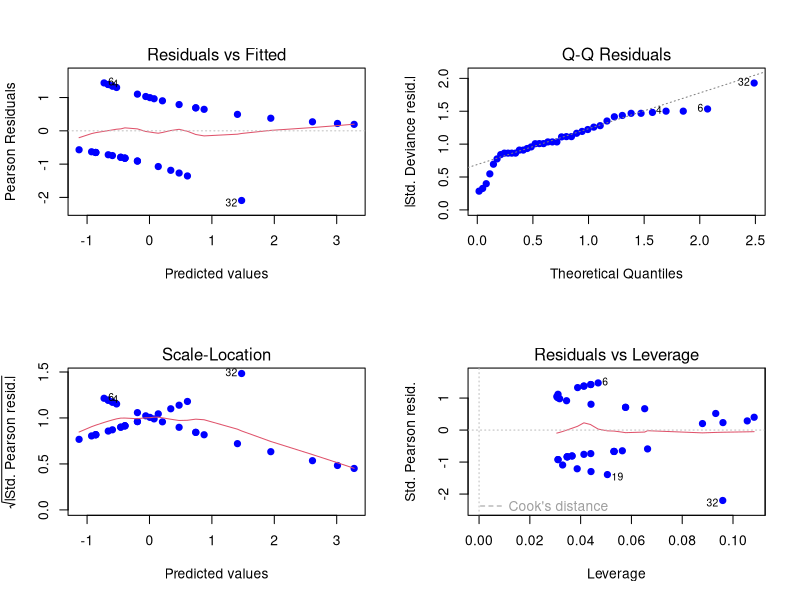
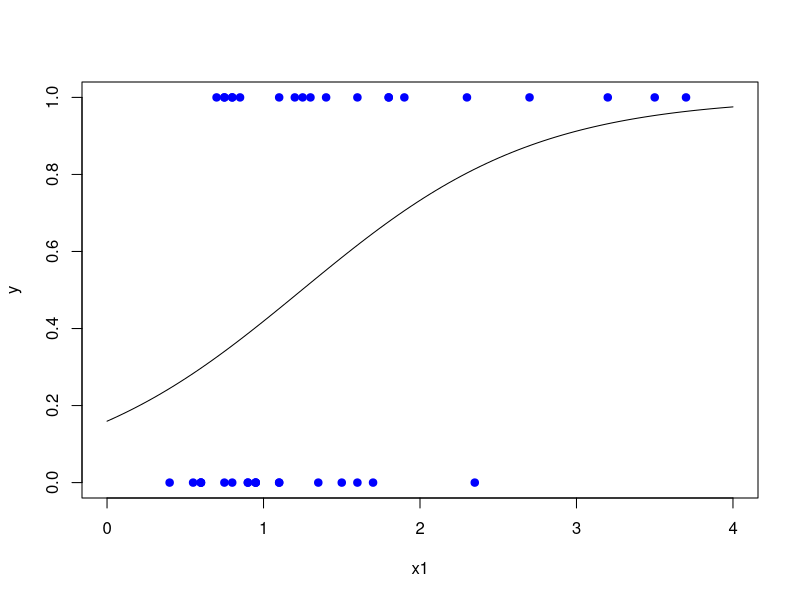

The R source for these figures, in order:
###############################################
## Scripts Elementos de Aprendizado de Máquina
###############################################

###############################################
## Regressao Logistica
###############################################
rm(list=ls())

# Dados do experimento sobre a influencia da razao e do volume de ar
# inspirado na ocorrencia de vaso-constricao da pele dos dedos da mao

# y = ocorrencia (y=1) ou ausencia (y=0) de compressao de vasos
y  <- c(1, 1, 1, 1, 1, 1, 0, 0, 0, 0, 0, 0, 0, 1, 1, 1, 1, 1, 0, 1, 0, 0, 0, 0, 1, 0, 1, 0, 1, 0, 1, 0, 0, 1, 1, 1, 0, 0, 1)

# x1 = log do volume de ar inspirado
x1 <- c(3.70, 3.50, 1.25, 0.75, 0.80, 0.70, 0.60, 1.10, 0.90, 0.90, 0.80, 0.55, 0.60, 1.40, 0.75, 2.30, 3.20, 0.85, 1.70, 1.80, 0.40, 0.95, 1.35, 1.50, 1.60, 0.60, 1.80, 0.95, 1.90, 1.60, 2.70, 2.35, 1.10, 1.10, 1.20, 0.80, 0.95, 0.75, 1.30)

# Com a funcao glm()
trn    <- data.frame(y=y, x1=x1);
modelo <- glm(y ~ x1, family = binomial, data = trn)
summary(modelo)
c( modelo$deviance, pchisq(modelo$deviance,modelo$df.residual, lower.tail = F) )

##plota residuos
par(mfrow=c(2,2))
plot(modelo, pch=19, col="blue")

#estuda parametros
confint(modelo)
exp(confint(modelo))

#verifica ajuste
par(mfrow=c(1,1))
xseq <- seq(0, 4, length=100)
plot(y ~ x1, data=trn, col="blue", pch=19, xlim=c(min(xseq),max(xseq)))
newdt <- data.frame(x1=xseq)
lines(predict(modelo, newdata=newdt, type="response")~xseq)
